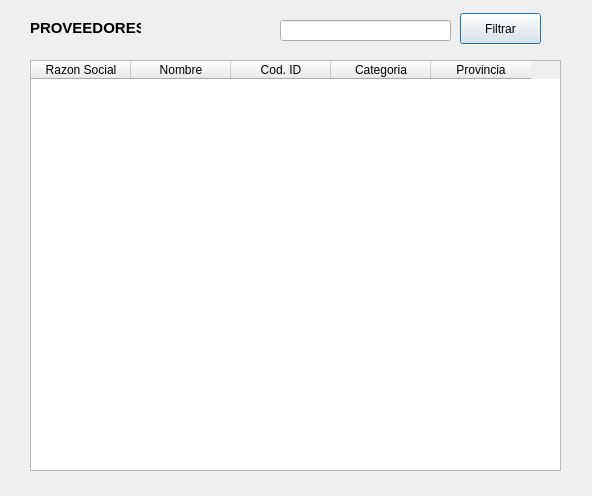
<?xml version="1.0" encoding="UTF-8"?>
<ui version="4.0">
 <class>ventanaSeleccionProveedores</class>
 <widget class="QDialog" name="ventanaSeleccionProveedores">
  <property name="geometry">
   <rect>
    <x>0</x>
    <y>0</y>
    <width>592</width>
    <height>496</height>
   </rect>
  </property>
  <property name="windowTitle">
   <string>Seleccionar Proveedor</string>
  </property>
  <widget class="QPushButton" name="btnFiltrarProveedores">
   <property name="geometry">
    <rect>
     <x>460</x>
     <y>13</y>
     <width>81</width>
     <height>31</height>
    </rect>
   </property>
   <property name="text">
    <string>Filtrar</string>
   </property>
  </widget>
  <widget class="QLineEdit" name="txtFiltrarProveedores">
   <property name="geometry">
    <rect>
     <x>280</x>
     <y>20</y>
     <width>171</width>
     <height>21</height>
    </rect>
   </property>
  </widget>
  <widget class="QLabel" name="label">
   <property name="geometry">
    <rect>
     <x>30</x>
     <y>20</y>
     <width>111</width>
     <height>16</height>
    </rect>
   </property>
   <property name="font">
    <font>
     <pointsize>11</pointsize>
     <bold>true</bold>
    </font>
   </property>
   <property name="text">
    <string>PROVEEDORES</string>
   </property>
  </widget>
  <widget class="QTableWidget" name="tablaSeleccionarProveedores">
   <property name="geometry">
    <rect>
     <x>30</x>
     <y>60</y>
     <width>531</width>
     <height>411</height>
    </rect>
   </property>
   <column>
    <property name="text">
     <string>Razon Social</string>
    </property>
   </column>
   <column>
    <property name="text">
     <string>Nombre</string>
    </property>
   </column>
   <column>
    <property name="text">
     <string>Cod. ID</string>
    </property>
   </column>
   <column>
    <property name="text">
     <string>Categoria</string>
    </property>
   </column>
   <column>
    <property name="text">
     <string>Provincia</string>
    </property>
   </column>
  </widget>
 </widget>
 <resources/>
 <connections/>
</ui>
